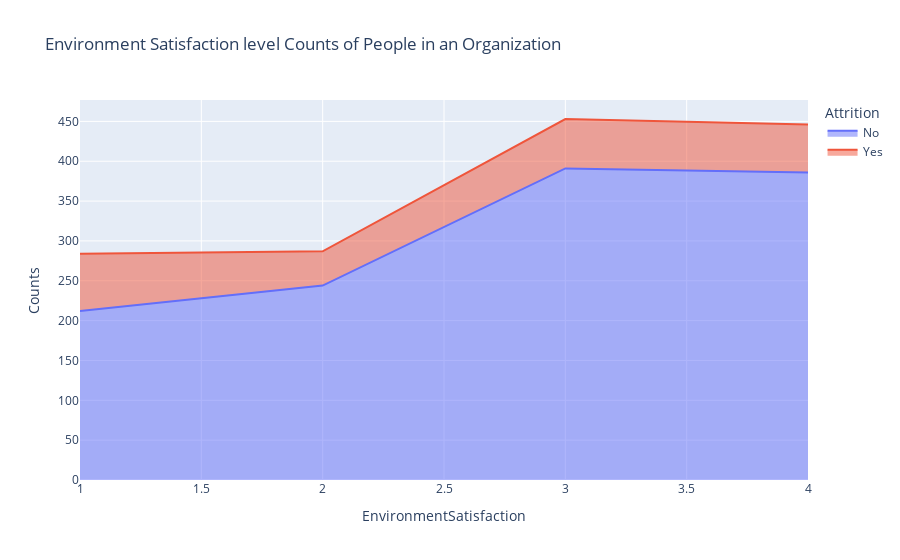

Notebook code cell kept with this figure:
### Markdown cell above
# How does the environment satisfaction impact attrition?

### Code cell
sats_att=data.groupby(['EnvironmentSatisfaction','Attrition']).apply(lambda x:x['DailyRate'].count()).reset_index(name='Counts')
px.area(sats_att,x='EnvironmentSatisfaction',y='Counts',color='Attrition',title='Environment Satisfaction level Counts of People in an Organization')

### Figure 1 — Plotly figure (JSON) as saved in the notebook; plotly's stock layout.template omitted (floating-point values rounded to 4 significant figures)
{"data": [{"fillpattern": {"shape": ""}, "hovertemplate": "Attrition=No<br>EnvironmentSatisfaction=%{x}<br>Counts=%{y}<extra></extra>", "legendgroup": "No", "line": {"color": "#636efa"}, "marker": {"symbol": "circle"}, "mode": "lines", "name": "No", "orientation": "v", "showlegend": true, "stackgroup": "1", "type": "scatter", "x": [1, 2, 3, 4], "xaxis": "x", "y": [212, 244, 391, 386], "yaxis": "y"}, {"fillpattern": {"shape": ""}, "hovertemplate": "Attrition=Yes<br>EnvironmentSatisfaction=%{x}<br>Counts=%{y}<extra></extra>", "legendgroup": "Yes", "line": {"color": "#EF553B"}, "marker": {"symbol": "circle"}, "mode": "lines", "name": "Yes", "orientation": "v", "showlegend": true, "stackgroup": "1", "type": "scatter", "x": [1, 2, 3, 4], "xaxis": "x", "y": [72, 43, 62, 60], "yaxis": "y"}], "layout": {"autosize": true, "legend": {"title": {"text": "Attrition"}, "tracegroupgap": 0}, "title": {"text": "Environment Satisfaction level Counts of People in an Organization"}, "xaxis": {"anchor": "y", "autorange": true, "domain": [0, 1], "range": [1, 4], "title": {"text": "EnvironmentSatisfaction"}, "type": "linear"}, "yaxis": {"anchor": "x", "autorange": true, "domain": [0, 1], "range": [0, 476.8], "title": {"text": "Counts"}, "type": "linear"}}}
